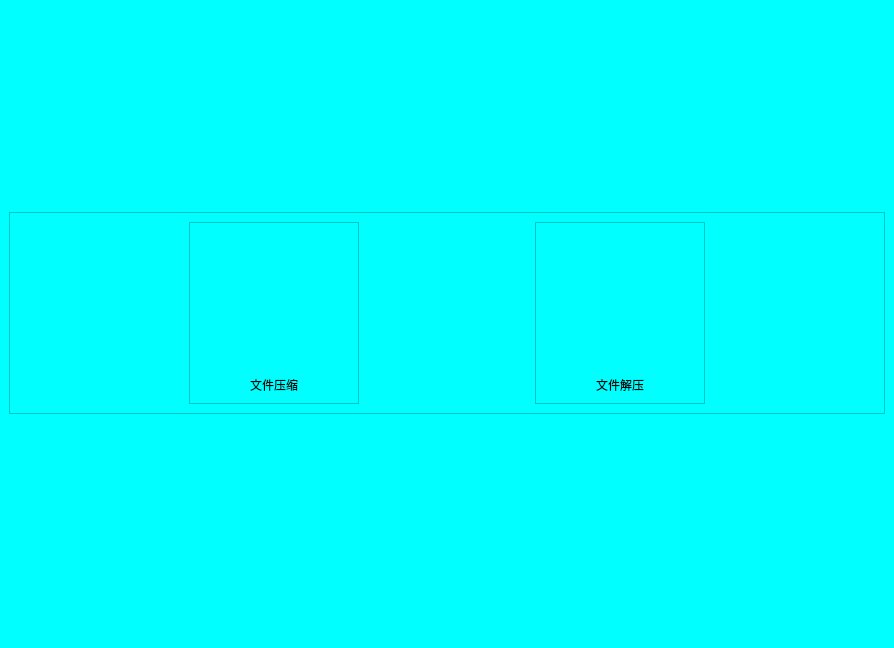
<?xml version="1.0" encoding="UTF-8"?>
<ui version="4.0">
 <class>MainWindow</class>
 <widget class="QMainWindow" name="MainWindow">
  <property name="geometry">
   <rect>
    <x>0</x>
    <y>0</y>
    <width>894</width>
    <height>648</height>
   </rect>
  </property>
  <property name="sizePolicy">
   <sizepolicy hsizetype="Expanding" vsizetype="Expanding">
    <horstretch>0</horstretch>
    <verstretch>0</verstretch>
   </sizepolicy>
  </property>
  <property name="windowTitle">
   <string>哈夫曼压缩软件</string>
  </property>
  <property name="styleSheet">
   <string notr="true">background-color: rgb(0, 255, 255);</string>
  </property>
  <widget class="QWidget" name="centralwidget">
   <layout class="QVBoxLayout" name="verticalLayout_3">
    <item>
     <spacer name="verticalSpacer_2">
      <property name="orientation">
       <enum>Qt::Vertical</enum>
      </property>
      <property name="sizeHint" stdset="0">
       <size>
        <width>20</width>
        <height>192</height>
       </size>
      </property>
     </spacer>
    </item>
    <item>
     <widget class="QFrame" name="frame">
      <property name="frameShape">
       <enum>QFrame::StyledPanel</enum>
      </property>
      <property name="frameShadow">
       <enum>QFrame::Raised</enum>
      </property>
      <layout class="QHBoxLayout" name="horizontalLayout">
       <item>
        <spacer name="horizontalSpacer">
         <property name="orientation">
          <enum>Qt::Horizontal</enum>
         </property>
         <property name="sizeHint" stdset="0">
          <size>
           <width>149</width>
           <height>20</height>
          </size>
         </property>
        </spacer>
       </item>
       <item>
        <widget class="QFrame" name="frame_2">
         <property name="sizePolicy">
          <sizepolicy hsizetype="Expanding" vsizetype="Expanding">
           <horstretch>0</horstretch>
           <verstretch>0</verstretch>
          </sizepolicy>
         </property>
         <property name="minimumSize">
          <size>
           <width>170</width>
           <height>140</height>
          </size>
         </property>
         <property name="frameShape">
          <enum>QFrame::StyledPanel</enum>
         </property>
         <property name="frameShadow">
          <enum>QFrame::Raised</enum>
         </property>
         <layout class="QVBoxLayout" name="verticalLayout">
          <item>
           <widget class="QPushButton" name="deButton">
            <property name="sizePolicy">
             <sizepolicy hsizetype="Expanding" vsizetype="Expanding">
              <horstretch>0</horstretch>
              <verstretch>0</verstretch>
             </sizepolicy>
            </property>
            <property name="minimumSize">
             <size>
              <width>150</width>
              <height>100</height>
             </size>
            </property>
            <property name="styleSheet">
             <string notr="true">image: url(:/new/prefix1/compress);</string>
            </property>
            <property name="text">
             <string/>
            </property>
            <property name="flat">
             <bool>true</bool>
            </property>
           </widget>
          </item>
          <item>
           <widget class="QLabel" name="label">
            <property name="sizePolicy">
             <sizepolicy hsizetype="Preferred" vsizetype="Preferred">
              <horstretch>0</horstretch>
              <verstretch>0</verstretch>
             </sizepolicy>
            </property>
            <property name="text">
             <string>文件压缩</string>
            </property>
            <property name="alignment">
             <set>Qt::AlignCenter</set>
            </property>
           </widget>
          </item>
         </layout>
        </widget>
       </item>
       <item>
        <spacer name="horizontalSpacer_2">
         <property name="orientation">
          <enum>Qt::Horizontal</enum>
         </property>
         <property name="sizeHint" stdset="0">
          <size>
           <width>148</width>
           <height>20</height>
          </size>
         </property>
        </spacer>
       </item>
       <item>
        <widget class="QFrame" name="frame_3">
         <property name="sizePolicy">
          <sizepolicy hsizetype="Expanding" vsizetype="Expanding">
           <horstretch>0</horstretch>
           <verstretch>0</verstretch>
          </sizepolicy>
         </property>
         <property name="minimumSize">
          <size>
           <width>170</width>
           <height>141</height>
          </size>
         </property>
         <property name="frameShape">
          <enum>QFrame::StyledPanel</enum>
         </property>
         <property name="frameShadow">
          <enum>QFrame::Raised</enum>
         </property>
         <layout class="QVBoxLayout" name="verticalLayout_2">
          <item>
           <widget class="QPushButton" name="pushButton_2">
            <property name="sizePolicy">
             <sizepolicy hsizetype="Expanding" vsizetype="Expanding">
              <horstretch>0</horstretch>
              <verstretch>0</verstretch>
             </sizepolicy>
            </property>
            <property name="minimumSize">
             <size>
              <width>150</width>
              <height>100</height>
             </size>
            </property>
            <property name="styleSheet">
             <string notr="true">image: url(:/new/prefix1/copy);</string>
            </property>
            <property name="text">
             <string/>
            </property>
            <property name="flat">
             <bool>true</bool>
            </property>
           </widget>
          </item>
          <item>
           <widget class="QLabel" name="label_2">
            <property name="sizePolicy">
             <sizepolicy hsizetype="Preferred" vsizetype="Preferred">
              <horstretch>0</horstretch>
              <verstretch>0</verstretch>
             </sizepolicy>
            </property>
            <property name="text">
             <string>文件解压</string>
            </property>
            <property name="alignment">
             <set>Qt::AlignCenter</set>
            </property>
           </widget>
          </item>
         </layout>
        </widget>
       </item>
       <item>
        <spacer name="horizontalSpacer_3">
         <property name="orientation">
          <enum>Qt::Horizontal</enum>
         </property>
         <property name="sizeHint" stdset="0">
          <size>
           <width>149</width>
           <height>20</height>
          </size>
         </property>
        </spacer>
       </item>
      </layout>
     </widget>
    </item>
    <item>
     <spacer name="verticalSpacer">
      <property name="orientation">
       <enum>Qt::Vertical</enum>
      </property>
      <property name="sizeHint" stdset="0">
       <size>
        <width>20</width>
        <height>192</height>
       </size>
      </property>
     </spacer>
    </item>
   </layout>
  </widget>
  <widget class="QStatusBar" name="statusbar"/>
 </widget>
 <resources/>
 <connections/>
</ui>
